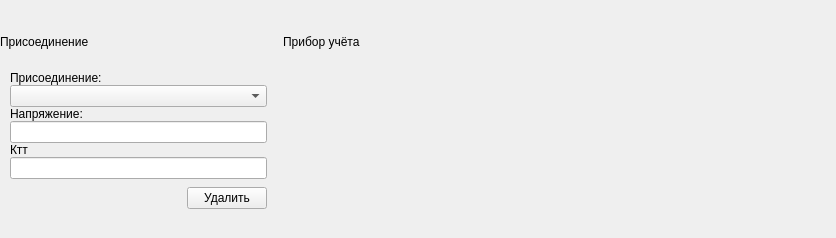
<?xml version="1.0" encoding="UTF-8"?>
<ui version="4.0">
 <class>ReadingConnectionWidget</class>
 <widget class="QWidget" name="ReadingConnectionWidget">
  <property name="geometry">
   <rect>
    <x>0</x>
    <y>0</y>
    <width>836</width>
    <height>238</height>
   </rect>
  </property>
  <property name="sizePolicy">
   <sizepolicy hsizetype="Preferred" vsizetype="Maximum">
    <horstretch>0</horstretch>
    <verstretch>0</verstretch>
   </sizepolicy>
  </property>
  <property name="windowTitle">
   <string>ReadingConnectionWidget</string>
  </property>
  <layout class="QVBoxLayout" name="ReadingConnectionWidgetLayout">
   <property name="spacing">
    <number>0</number>
   </property>
   <property name="leftMargin">
    <number>0</number>
   </property>
   <property name="topMargin">
    <number>0</number>
   </property>
   <property name="rightMargin">
    <number>0</number>
   </property>
   <property name="bottomMargin">
    <number>0</number>
   </property>
   <item>
    <widget class="QWidget" name="cardWidget" native="true">
     <property name="sizePolicy">
      <sizepolicy hsizetype="Preferred" vsizetype="Maximum">
       <horstretch>0</horstretch>
       <verstretch>0</verstretch>
      </sizepolicy>
     </property>
     <layout class="QHBoxLayout" name="cardsLayout" stretch="1,2">
      <property name="leftMargin">
       <number>0</number>
      </property>
      <property name="topMargin">
       <number>0</number>
      </property>
      <property name="rightMargin">
       <number>0</number>
      </property>
      <property name="bottomMargin">
       <number>0</number>
      </property>
      <item>
       <widget class="QFrame" name="connectionCard">
        <property name="frameShape">
         <enum>QFrame::Shape::NoFrame</enum>
        </property>
        <property name="frameShadow">
         <enum>QFrame::Shadow::Raised</enum>
        </property>
        <property name="card" stdset="0">
         <bool>true</bool>
        </property>
        <layout class="QVBoxLayout" name="verticalLayout">
         <property name="spacing">
          <number>8</number>
         </property>
         <property name="leftMargin">
          <number>0</number>
         </property>
         <property name="topMargin">
          <number>0</number>
         </property>
         <property name="rightMargin">
          <number>0</number>
         </property>
         <property name="bottomMargin">
          <number>0</number>
         </property>
         <item>
          <widget class="QLabel" name="connectionCardTitle">
           <property name="minimumSize">
            <size>
             <width>0</width>
             <height>42</height>
            </size>
           </property>
           <property name="maximumSize">
            <size>
             <width>16777215</width>
             <height>42</height>
            </size>
           </property>
           <property name="text">
            <string>Присоединение</string>
           </property>
           <property name="cardTitle" stdset="0">
            <bool>true</bool>
           </property>
          </widget>
         </item>
         <item>
          <widget class="QWidget" name="connectionCardBody" native="true">
           <property name="cardBody" stdset="0">
            <bool>true</bool>
           </property>
           <layout class="QVBoxLayout" name="verticalLayout_2">
            <property name="spacing">
             <number>8</number>
            </property>
            <property name="leftMargin">
             <number>10</number>
            </property>
            <property name="topMargin">
             <number>0</number>
            </property>
            <property name="rightMargin">
             <number>10</number>
            </property>
            <property name="bottomMargin">
             <number>8</number>
            </property>
            <item>
             <widget class="QWidget" name="connectionCardContainer" native="true">
              <layout class="QVBoxLayout" name="connectionCardContainerLayout">
               <property name="spacing">
                <number>0</number>
               </property>
               <property name="leftMargin">
                <number>0</number>
               </property>
               <property name="topMargin">
                <number>0</number>
               </property>
               <property name="rightMargin">
                <number>0</number>
               </property>
               <property name="bottomMargin">
                <number>0</number>
               </property>
               <item>
                <widget class="QLabel" name="connectionLabel">
                 <property name="text">
                  <string>Присоединение:</string>
                 </property>
                </widget>
               </item>
               <item>
                <widget class="QComboBox" name="connectionComboBox"/>
               </item>
               <item>
                <widget class="QLabel" name="voltageLabel">
                 <property name="text">
                  <string>Напряжение:</string>
                 </property>
                </widget>
               </item>
               <item>
                <widget class="QLineEdit" name="voltageLineEdit">
                 <property name="readOnly">
                  <bool>true</bool>
                 </property>
                </widget>
               </item>
               <item>
                <widget class="QLabel" name="ctRatioLabel">
                 <property name="text">
                  <string>Ктт</string>
                 </property>
                </widget>
               </item>
               <item>
                <widget class="QLineEdit" name="ctRatioLineEdit">
                 <property name="readOnly">
                  <bool>true</bool>
                 </property>
                </widget>
               </item>
              </layout>
             </widget>
            </item>
            <item>
             <layout class="QHBoxLayout" name="removeButtonLayout">
              <property name="spacing">
               <number>0</number>
              </property>
              <item>
               <spacer name="removeButtonSpacer">
                <property name="orientation">
                 <enum>Qt::Orientation::Horizontal</enum>
                </property>
                <property name="sizeHint" stdset="0">
                 <size>
                  <width>40</width>
                  <height>20</height>
                 </size>
                </property>
               </spacer>
              </item>
              <item>
               <widget class="QPushButton" name="removeButton">
                <property name="text">
                 <string>Удалить</string>
                </property>
                <property name="buttonRole" stdset="0">
                 <string>danger</string>
                </property>
               </widget>
              </item>
             </layout>
            </item>
           </layout>
          </widget>
         </item>
        </layout>
       </widget>
      </item>
      <item>
       <widget class="QFrame" name="meterCard">
        <property name="frameShape">
         <enum>QFrame::Shape::NoFrame</enum>
        </property>
        <property name="frameShadow">
         <enum>QFrame::Shadow::Raised</enum>
        </property>
        <property name="card" stdset="0">
         <bool>true</bool>
        </property>
        <layout class="QVBoxLayout" name="meterCardLayout">
         <property name="spacing">
          <number>8</number>
         </property>
         <property name="leftMargin">
          <number>0</number>
         </property>
         <property name="topMargin">
          <number>0</number>
         </property>
         <property name="rightMargin">
          <number>0</number>
         </property>
         <property name="bottomMargin">
          <number>0</number>
         </property>
         <item>
          <widget class="QLabel" name="meterCardTitle">
           <property name="minimumSize">
            <size>
             <width>0</width>
             <height>42</height>
            </size>
           </property>
           <property name="maximumSize">
            <size>
             <width>16777215</width>
             <height>42</height>
            </size>
           </property>
           <property name="text">
            <string>Прибор учёта</string>
           </property>
           <property name="cardTitle" stdset="0">
            <bool>true</bool>
           </property>
          </widget>
         </item>
         <item>
          <widget class="QWidget" name="meterCardBody" native="true">
           <property name="cardBody" stdset="0">
            <bool>true</bool>
           </property>
           <layout class="QVBoxLayout" name="meterCardBodyLayout">
            <property name="spacing">
             <number>0</number>
            </property>
            <property name="leftMargin">
             <number>10</number>
            </property>
            <property name="topMargin">
             <number>8</number>
            </property>
            <property name="rightMargin">
             <number>10</number>
            </property>
            <property name="bottomMargin">
             <number>10</number>
            </property>
            <item>
             <widget class="QWidget" name="meterCardContainer" native="true">
              <layout class="QVBoxLayout" name="meterCardContainerLayout">
               <property name="spacing">
                <number>0</number>
               </property>
               <property name="leftMargin">
                <number>0</number>
               </property>
               <property name="topMargin">
                <number>0</number>
               </property>
               <property name="rightMargin">
                <number>0</number>
               </property>
               <property name="bottomMargin">
                <number>0</number>
               </property>
              </layout>
             </widget>
            </item>
           </layout>
          </widget>
         </item>
        </layout>
       </widget>
      </item>
     </layout>
    </widget>
   </item>
  </layout>
 </widget>
 <resources/>
 <connections/>
</ui>
